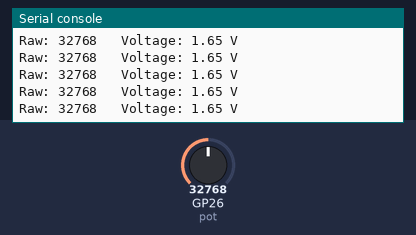
This program was run on a simulated Raspberry Pi Pico running CircuitPython. On the bench: the last lines printed to the serial console. Inputs (shaded band) come from the test bench; at power-on: GP26 (pot) = 32768 (analog values on the 0–65535 scale).

Above: at 1.2 s.
1.3 s: GP26 (pot) set to 45874
At 1.56 s:
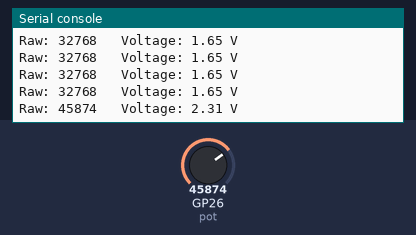
2.8 s: GP26 (pot) set to 57670
At 2.96 s:
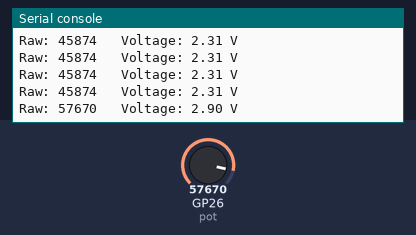
Timing chart, 0 to 5.8 s (numbered marks = the images above; inputs shaded):
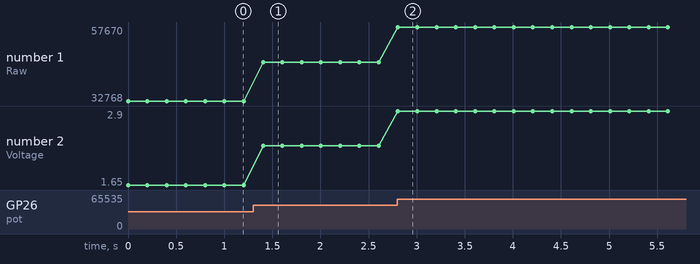

Measured:
- after the input at 1.3 s, the serial console: prints a new line after 0.10 s (image 1)
- after the input at 2.8 s, the serial console: prints a new line at once (image 2)
- plotted number 1: 32768 → 45874 after the input at 1.3 s, 45874 → 57670 after the input at 2.8 s
- plotted number 2: 1.65 → 2.31 after the input at 1.3 s, 2.31 → 2.9 after the input at 2.8 s

The program:

example.py
```python
# Using CircuitPython, reads a 10k potentiometer on the ADC input GP26 and prints the raw ADC value and calculated voltage.
#
# Buy this module: https://shillehtek.com/products/rp2040-zero-microcontroller-board-presoldered-headers
# Full manual: https://shillehtek.com/blogs/shillehtek-product-manuals/rp2040-zero-microcontroller-board-presoldered-headers-manual
# More examples: https://github.com/shillehbean/shillehtek-examples
#

# RP2040-Zero - read a 10k pot on GP26 (ADC0)
# Drop CircuitPython for "Waveshare RP2040-Zero" or "Raspberry Pi Pico" onto the board

import board
import analogio
import time

pot = analogio.AnalogIn(board.GP26)

while True:
    raw = pot.value                 # 0 - 65535
    voltage = raw * 3.3 / 65535
    print("Raw:", raw, "  Voltage: {:.2f} V".format(voltage))
    time.sleep(0.2)
```
